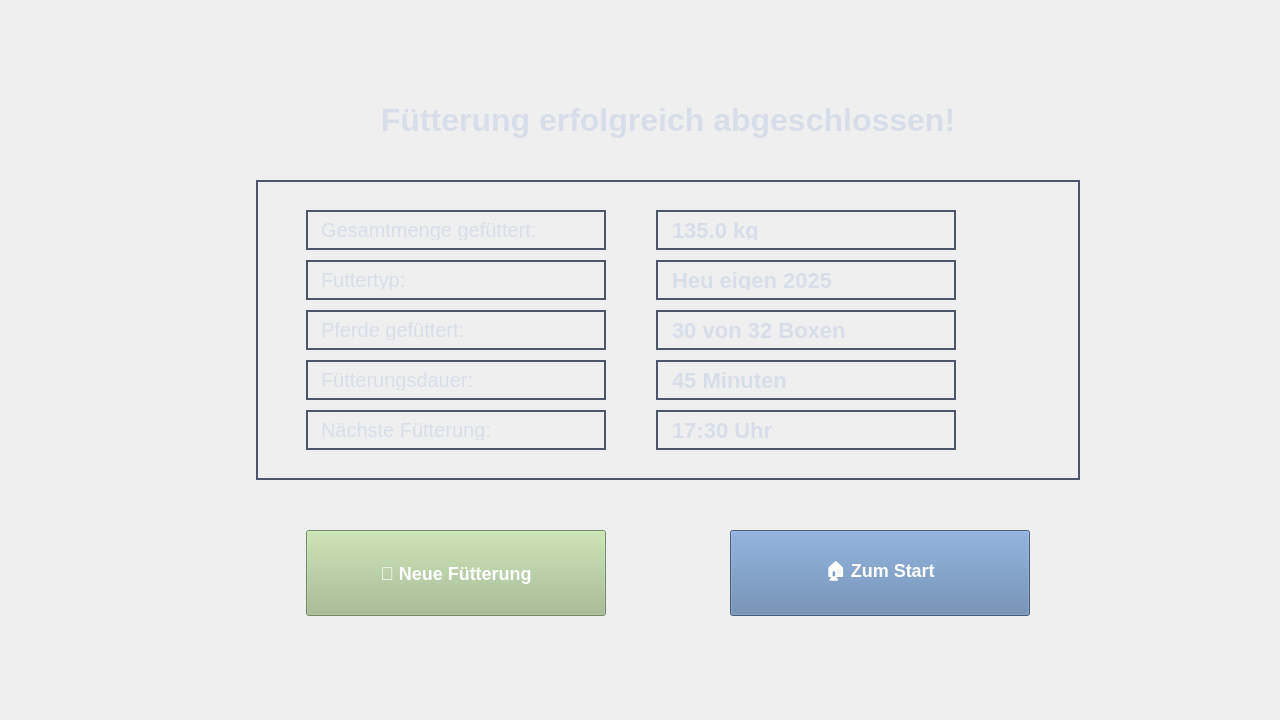
<?xml version="1.0" encoding="UTF-8"?>
<ui version="4.0">
 <class>Form</class>
 <widget class="QWidget" name="Form">
  <property name="geometry">
   <rect>
    <x>0</x>
    <y>0</y>
    <width>1280</width>
    <height>720</height>
   </rect>
  </property>
  <property name="windowTitle">
   <string>Fütterung Abgeschlossen</string>
  </property>
  <property name="styleSheet">
   <string notr="true">QWidget {
    ;
    color: #D8DEE9;
    font-family: &quot;Segoe UI&quot;, Arial, sans-serif;
}

QLabel {
    font-size: 16px;
    padding: 8px;
}

QPushButton {
    background-color: #5E81AC;
    color: white;
    font-size: 18px;
    font-weight: bold;
    padding: 12px 24px;
    min-height: 60px;
}

.title-label {
    font-size: 32px;
    font-weight: bold;
    color: #88C0D0;
    padding: 20px;
}

.summary-label {
    font-size: 24px;
    font-weight: bold;
    color: #A3BE8C;
    padding: 16px;
}

.info-label {
    font-size: 20px;
    color: #ECEFF4;
    padding: 12px;
}

.value-label {
    font-size: 22px;
    font-weight: bold;
    color: #88C0D0;
    padding: 12px;
}</string>
  </property>
  <widget class="QLabel" name="label_titel">
   <property name="geometry">
    <rect>
     <x>206</x>
     <y>80</y>
     <width>924</width>
     <height>80</height>
    </rect>
   </property>
   <property name="styleSheet">
    <string>font-size: 32px; font-weight: bold;</string>
   </property>
   <property name="text">
    <string notr="true">Fütterung erfolgreich abgeschlossen!</string>
   </property>
   <property name="alignment">
    <set>Qt::AlignCenter</set>
   </property>
  </widget>
  <widget class="QFrame" name="frame_zusammenfassung">
   <property name="geometry">
    <rect>
     <x>256</x>
     <y>180</y>
     <width>824</width>
     <height>300</height>
    </rect>
   </property>
   <property name="styleSheet">
    <string notr="true">QFrame { border: 2px solid #4C566A;}</string>
   </property>
   <property name="frameShape">
    <enum>QFrame::Box</enum>
   </property>
   <widget class="QLabel" name="label_gesamtmenge_text">
    <property name="geometry">
     <rect>
      <x>50</x>
      <y>30</y>
      <width>300</width>
      <height>40</height>
     </rect>
    </property>
    <property name="styleSheet">
     <string>font-size: 20px;</string>
    </property>
    <property name="text">
     <string>Gesamtmenge gefüttert:</string>
    </property>
   </widget>
   <widget class="QLabel" name="label_gesamtmenge_wert">
    <property name="geometry">
     <rect>
      <x>400</x>
      <y>30</y>
      <width>300</width>
      <height>40</height>
     </rect>
    </property>
    <property name="styleSheet">
     <string>font-size: 22px; font-weight: bold;</string>
    </property>
    <property name="text">
     <string>135.0 kg</string>
    </property>
   </widget>
   <widget class="QLabel" name="label_futtertyp_text">
    <property name="geometry">
     <rect>
      <x>50</x>
      <y>80</y>
      <width>300</width>
      <height>40</height>
     </rect>
    </property>
    <property name="styleSheet">
     <string>font-size: 20px;</string>
    </property>
    <property name="text">
     <string>Futtertyp:</string>
    </property>
   </widget>
   <widget class="QLabel" name="label_futtertyp_wert">
    <property name="geometry">
     <rect>
      <x>400</x>
      <y>80</y>
      <width>300</width>
      <height>40</height>
     </rect>
    </property>
    <property name="styleSheet">
     <string>font-size: 22px; font-weight: bold;</string>
    </property>
    <property name="text">
     <string>Heu eigen 2025</string>
    </property>
   </widget>
   <widget class="QLabel" name="label_pferde_text">
    <property name="geometry">
     <rect>
      <x>50</x>
      <y>130</y>
      <width>300</width>
      <height>40</height>
     </rect>
    </property>
    <property name="styleSheet">
     <string>font-size: 20px;</string>
    </property>
    <property name="text">
     <string>Pferde gefüttert:</string>
    </property>
   </widget>
   <widget class="QLabel" name="label_pferde_wert">
    <property name="geometry">
     <rect>
      <x>400</x>
      <y>130</y>
      <width>300</width>
      <height>40</height>
     </rect>
    </property>
    <property name="styleSheet">
     <string>font-size: 22px; font-weight: bold;</string>
    </property>
    <property name="text">
     <string>30 von 32 Boxen</string>
    </property>
   </widget>
   <widget class="QLabel" name="label_dauer_text">
    <property name="geometry">
     <rect>
      <x>50</x>
      <y>180</y>
      <width>300</width>
      <height>40</height>
     </rect>
    </property>
    <property name="styleSheet">
     <string>font-size: 20px;</string>
    </property>
    <property name="text">
     <string>Fütterungsdauer:</string>
    </property>
   </widget>
   <widget class="QLabel" name="label_dauer_wert">
    <property name="geometry">
     <rect>
      <x>400</x>
      <y>180</y>
      <width>300</width>
      <height>40</height>
     </rect>
    </property>
    <property name="styleSheet">
     <string>font-size: 22px; font-weight: bold;</string>
    </property>
    <property name="text">
     <string>45 Minuten</string>
    </property>
   </widget>
   <widget class="QLabel" name="label_naechste_text">
    <property name="geometry">
     <rect>
      <x>50</x>
      <y>230</y>
      <width>300</width>
      <height>40</height>
     </rect>
    </property>
    <property name="styleSheet">
     <string>font-size: 20px;</string>
    </property>
    <property name="text">
     <string>Nächste Fütterung:</string>
    </property>
   </widget>
   <widget class="QLabel" name="label_naechste_wert">
    <property name="geometry">
     <rect>
      <x>400</x>
      <y>230</y>
      <width>300</width>
      <height>40</height>
     </rect>
    </property>
    <property name="styleSheet">
     <string>font-size: 22px; font-weight: bold;</string>
    </property>
    <property name="text">
     <string>17:30 Uhr</string>
    </property>
   </widget>
  </widget>
  <widget class="QPushButton" name="btn_neue_fuetterung">
   <property name="geometry">
    <rect>
     <x>306</x>
     <y>530</y>
     <width>300</width>
     <height>84</height>
    </rect>
   </property>
   <property name="styleSheet">
    <string>background-color: #A3BE8C;</string>
   </property>
   <property name="text">
    <string>🔄 Neue Fütterung</string>
   </property>
  </widget>
  <widget class="QPushButton" name="btn_zum_start">
   <property name="geometry">
    <rect>
     <x>730</x>
     <y>530</y>
     <width>300</width>
     <height>84</height>
    </rect>
   </property>
   <property name="styleSheet">
    <string>background-color: #5E81AC;</string>
   </property>
   <property name="text">
    <string>🏠 Zum Start</string>
   </property>
  </widget>
 </widget>
 <resources/>
 <connections/>
</ui>
